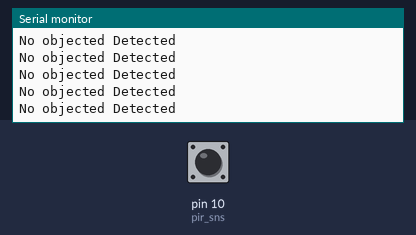
Simulated run of this sketch. Board: Arduino Uno, built with avr-gcc and run on an emulated ATmega328P. On the bench: the last lines printed to the serial monitor. The test bench sets the inputs (shaded band); at power-on: pin 10 (pir_sns) LOW.

Above: at 1.2 s.
1.3 s: pin 10 (pir_sns) driven HIGH
At 2.0 s:
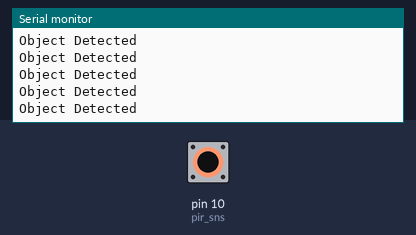
3.2 s: pin 10 (pir_sns) driven LOW
At 4.0 s:
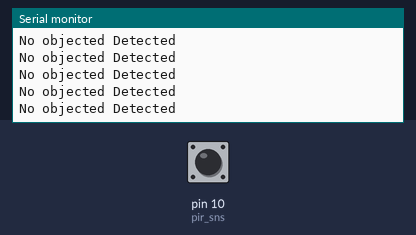
6.2 s: pin 10 (pir_sns) driven HIGH
At 7.2 s:
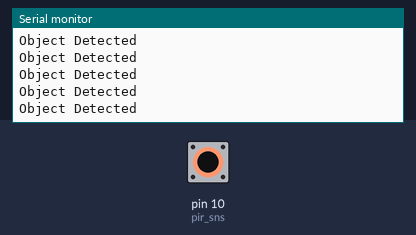
9.2 s: pin 10 (pir_sns) driven LOW
At 10.1 s:
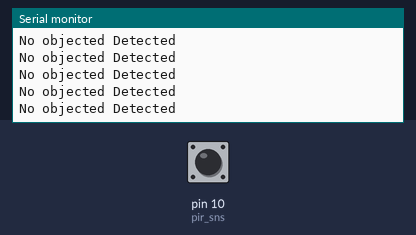
12.2 s: pin 10 (pir_sns) driven HIGH
At 13.1 s:
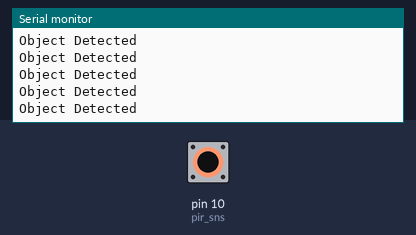

The sketch:

PIR_Sensor.ino
```cpp
int pir_sns=10;
int val;
void setup()
{
  Serial.begin(9600);
  pinMode(pir_sns,INPUT);
}
void loop()
{
  val=digitalRead(pir_sns);
  if(val)
  {
    Serial.println("Object Detected");
  }
  else
  {
    Serial.println("No objected Detected");
  }
}
```

Measured:
- after the input at 1.3 s, the serial monitor: prints a new line after 0.07 s (image 1)
